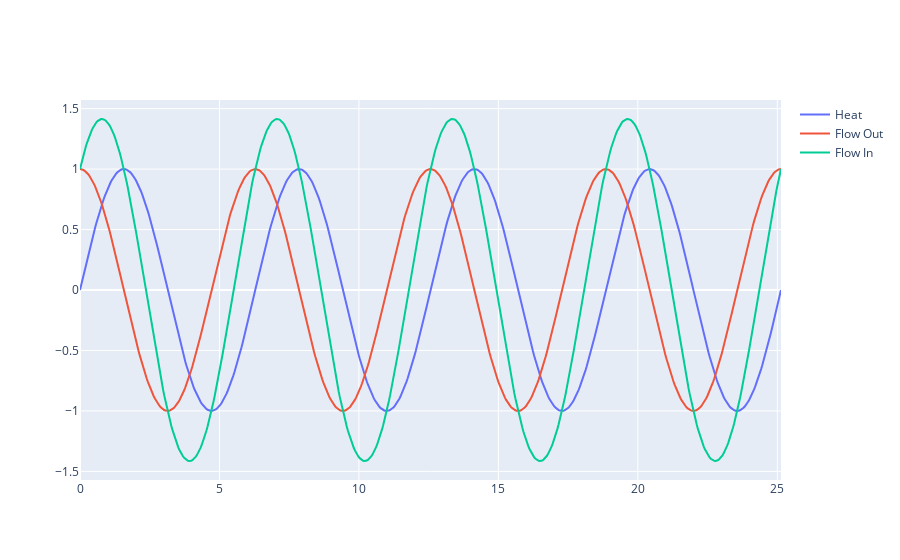

The code cell stored with this chart in its notebook:
### Code cell
import plotly.graph_objs as go
from plotly.subplots import make_subplots
from IPython.display import display, clear_output
import numpy as np
import plotly.offline as pyo
import time

# Create a subplot with Plotly
fig = make_subplots(rows=1, cols=1)
trace_heat = go.Scatter(x=[], y=[], mode='lines', name='Heat')
trace_flow_out = go.Scatter(x=[], y=[], mode='lines', name='Flow Out')
trace_flow_in = go.Scatter(x=[], y=[], mode='lines', name='Flow In')
fig.add_trace(trace_heat)
fig.add_trace(trace_flow_out)
fig.add_trace(trace_flow_in)

# Initialize empty data for each trace
x_data = []
y_heat = []
y_flow_out = []
y_flow_in = []

# Function to update the plot
def update_plot(frame):
    x_data.append(frame)  # Simulated new data point
    y_heat.append(np.sin(frame))  # Simulated data point for heat
    y_flow_out.append(np.cos(frame))  # Simulated data point for flow_out
    y_flow_in.append(np.sin(frame) + np.cos(frame))  # Simulated data point for flow_in
    
    # Update the Plotly traces
    with fig.batch_update():
        fig.data[0].x = x_data
        fig.data[0].y = y_heat
        fig.data[1].x = x_data
        fig.data[1].y = y_flow_out
        fig.data[2].x = x_data
        fig.data[2].y = y_flow_in

# Simulate data coming in continuously (replace this with your PID controller logic)
for frame in np.linspace(0, 8 * np.pi, 600):
    update_plot(frame)
    clear_output(wait=True)
    display(fig)
    time.sleep(0.1)

# To stop the animation, you can leave the plot open in the notebook or close it as needed.

# Save the plot as an HTML file for offline viewing
pyo.plot(fig, filename='live_plot.html', auto_open=False)

### Figure 1 — Plotly figure (JSON) as saved in the notebook; plotly's stock layout.template omitted (floating-point values rounded to 4 significant figures; data arrays with more than 128 entries replaced by an {"elided": "..."} marker saying what was removed)
{"data": [{"mode": "lines", "name": "Heat", "type": "scatter", "x": {"elided": "600 float values"}, "y": {"elided": "600 float values"}}, {"mode": "lines", "name": "Flow Out", "type": "scatter", "x": {"elided": "600 float values"}, "y": {"elided": "600 float values"}}, {"mode": "lines", "name": "Flow In", "type": "scatter", "x": {"elided": "600 float values"}, "y": {"elided": "600 float values"}}], "layout": {"xaxis": {"anchor": "y", "domain": [0, 1]}, "yaxis": {"anchor": "x", "domain": [0, 1]}}}
